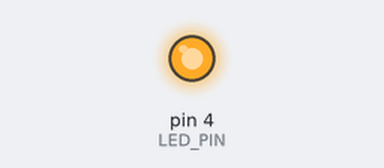
Recording of a sketch running on a simulated Arduino Uno, built with avr-gcc and run on an emulated ATmega328P. On the bench: output pins drawn as LEDs (lit = HIGH). What the sketch prints to the serial monitor is not drawn.

Above: at 0.1 s.
At 1.1 s:
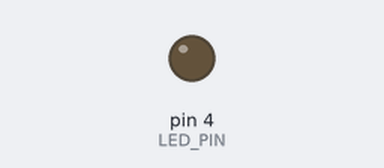
Timing chart, 0 to 2.6 s (numbered marks = the images above):
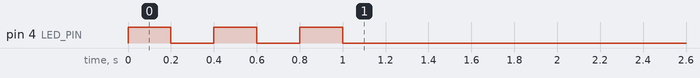

The sketch:

led_switch.ino
```cpp
#define BUTTON_PIN 2
#define LED_PIN 4

void lightOneLed(int ledPin, bool isOn)
{
    if (isOn) {
        digitalWrite(ledPin, HIGH);
    } else {
        digitalWrite(ledPin, LOW);
    }
}

void blinkOneLed(int ledPin, int count, int frequency = 200)
{
    for (int i = 0; i < count; i++) {
        lightOneLed(ledPin, true);
        delay(frequency);
        lightOneLed(ledPin, false);
        delay(frequency);
    }
}

void initLed(int ledPin, int value = INPUT) {
    pinMode(ledPin, value);
}

int readButtonState(int buttonPin)
{
    int buttonState = readButtonState(buttonPin);

    delay(100);

    return buttonState;
}

void log(int buttonState)
{
    Serial.println(buttonState);
}

void initButton(int buttonPin)
{
    pinMode(buttonPin, INPUT);
}

void handleSwitch(int buttonPin)
{
    int buttonState = readButtonState(buttonPin);
    static int previousState = -1;

    if (buttonState == previousState) {
        return;
    }

    previousState = buttonState;

    log(buttonState);

    lightOneLed(LED_PIN, buttonState);
}

void setup()
{
    Serial.begin(9600);
    initButton(BUTTON_PIN);
    initLed(LED_PIN, OUTPUT);
    Serial.println("Hello world!");
    blinkOneLed(LED_PIN, 3);
}

void loop()
{
    handleSwitch(BUTTON_PIN);
}
```
